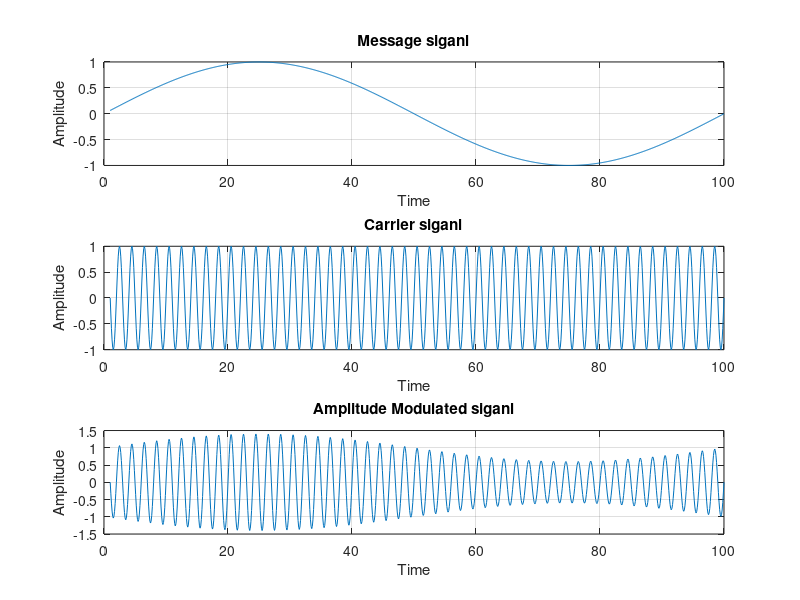

Source code (MATLAB):
%% AM Signal

clc;
clear all;
close all;

n = 1:0.1:100;      % Steps

m = 0.4;        % Modulation Index
fh = 0.5;       % High Frequency
fl = 0.01;      % Low Freqency

xh = sin(2*pi*fh*n);
xl = sin(2*pi*fl*n);

y = (1 + m*xl).*xh;

figure(1)

subplot(3, 1, 1)
plot(n, xl)
grid on;
xlabel('Time')
ylabel('Amplitude')
title('Message siganl')

subplot(3, 1, 2)
plot(n, xh)
grid on;
xlabel('Time')
ylabel('Amplitude')
title('Carrier siganl')

subplot(3, 1, 3)
plot(n, y)
grid on;
xlabel('Time')
ylabel('Amplitude')
title('Amplitude Modulated siganl')